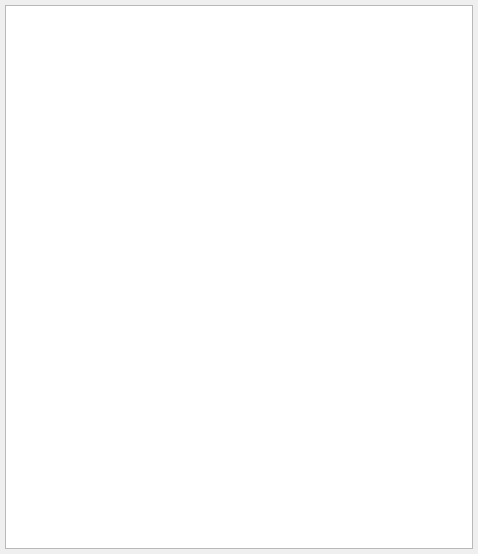
<?xml version="1.0" encoding="UTF-8"?>
<ui version="4.0">
 <class>SkillPlanView</class>
 <widget class="QWidget" name="SkillPlanView">
  <property name="geometry">
   <rect>
    <x>0</x>
    <y>0</y>
    <width>478</width>
    <height>554</height>
   </rect>
  </property>
  <property name="windowTitle">
   <string>Form</string>
  </property>
  <layout class="QVBoxLayout" name="verticalLayout">
   <property name="spacing">
    <number>5</number>
   </property>
   <property name="margin">
    <number>5</number>
   </property>
   <item>
    <widget class="QListWidget" name="skillListView"/>
   </item>
  </layout>
 </widget>
 <resources/>
 <connections/>
</ui>
